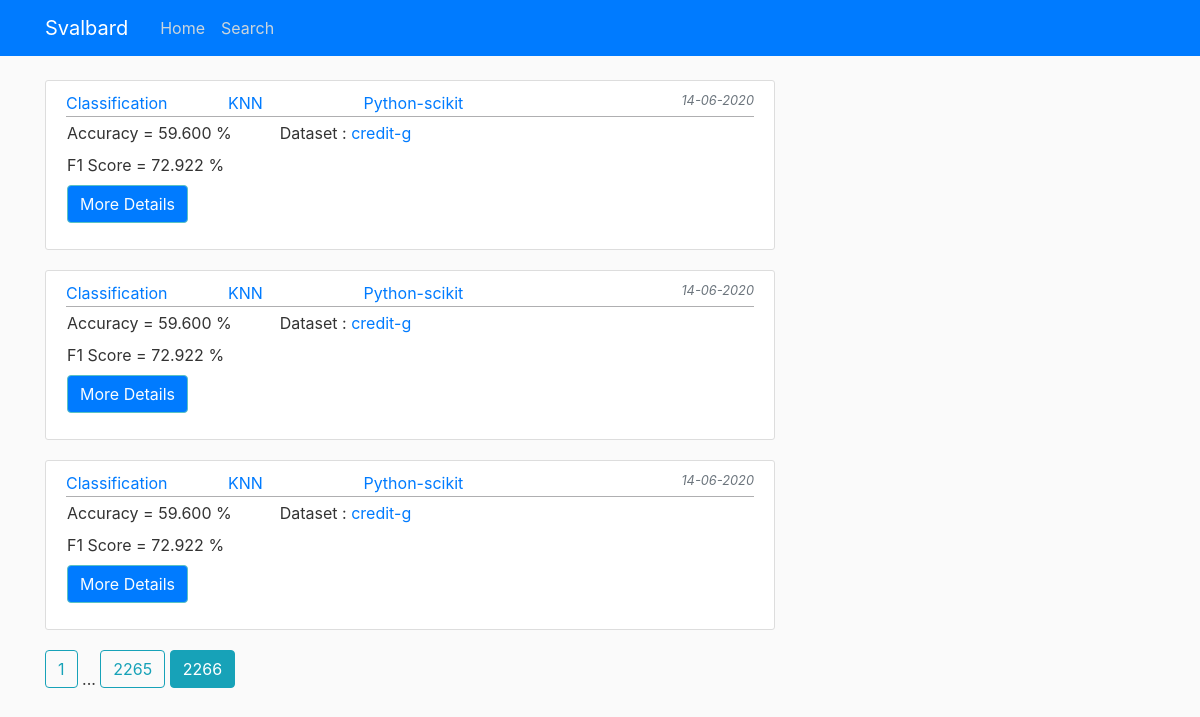
Page /home?page=2266 on the committed database.
### Svalbard/models.py (models this page shows, shortened)
class Result(db.Model):
    id = db.Column(db.Integer, primary_key=True)
    eID = db.Column(db.String(100), nullable=False, unique=True)
    fID = db.Column(db.String(100), nullable=False)
    dataset_id = db.Column(db.Integer, db.ForeignKey(
        'dataset.id'), nullable=False)
    task = db.Column(db.String(15), nullable=False)
    process = db.Column(db.String(20), nullable=False)
    platform = db.Column(db.String(15), nullable=False)
    metricsid = db.Column(db.Integer, db.ForeignKey(
        Metrics.id), nullable=False)
    date_posted = db.Column(db.DateTime, nullable=False,
                            default=datetime.utcnow)

class Metrics(db.Model):
    id = db.Column(db.Integer, primary_key=True)
    Accuracy = db.Column(db.Float, nullable=False)
    Precision = db.Column(db.Float, nullable=False)
    F1_Score = db.Column(db.Float, nullable=False)
    Recall = db.Column(db.Float, nullable=False)
    Time = db.Column(db.Float, nullable=False)
    Model = db.Column(db.String(100), nullable=False, default='Not Available')
    details = db.relationship('Result', backref='details', lazy=True)

class Dataset(db.Model):
    id = db.Column(db.Integer, primary_key=True)
    fID = db.Column(db.String(100), unique=True, nullable=False)
    dataset_name = db.Column(db.String(50), unique=True, nullable=False)
    csv_link = db.Column(db.String(150), unique=True,
                         nullable=False, default='Web')
    size = db.Column(db.Integer, default=0)
    Meta = db.relationship('Metadata', backref='details', lazy=True)
    data = db.relationship('Result', backref='dataset', lazy=True)

### Svalbard/routes.py (the view)
@app.route("/home")
def home():
    page = request.args.get('page', 1, type=int)
    results = Result.query.order_by(
        Result.date_posted.desc()).paginate(page=page, per_page=4)
    return render_template('home.html', results=results)

### Svalbard/templates/home.html (shortened to what this page needs)
{% extends "layout.html" %}
{% block content %}
    {% for result in results.items %}
        <article class="media content-section">
          <div class="media-body">
            <div class="article-metadata">
              <a class="mr-2" href="{{ url_for('process', process=result.process) }}">{{ result.process }}</a>
              <a class="mx-5" href="{{ url_for('ML_task', task=result.task) }}">{{ result.task }}</a>
              <a class="mx-5" href="{{ url_for('ML_platform', platform=result.platform) }}">{{ result.platform}}</a>
              <small  class="text-muted font-italic float-right">{{ result.date_posted.strftime('%d-%m-%Y') }}</small>
            </div>
            <div class='row mr-2'>
              <div class='column ml-3'>
                <div>Accuracy = {{'%0.3f' | format(result.details.Accuracy *100)}} %</div>
                <div class='mt-2'>F1 Score = {{'%0.3f' | format(result.details.F1_Score *100)}} %</div>
                <p class='mt-2'>
                  <button class="btn newRule btn-primary collapsed" type="button" data-toggle="collapse" data-target="#collapseExample - {{result.id}}" aria-expanded="false" aria-controls="collapseExample - {{result.id}}">
                  </button>
                </p>
              </div>
              <div class='column mx-5'>
                <div>Dataset : <a href="{{ url_for('ML_dataset', dataset=result.dataset.id) }}">{{ result.dataset.dataset_name}}</a></div>
              </div>
            </div>
          </div>
        </article>
        {% endfor %}
        {% for page_num in results.iter_pages(left_edge=1, right_edge=1, left_current=1, right_current=2) %}
      {% if page_num %}
        {% if results.page == page_num %}
          <a class="btn btn-info mb-4" href="{{ url_for('home', page=page_num) }}">{{ page_num }}</a>
        {% else %}
          <a class="btn btn-outline-info mb-4" href="{{ url_for('home', page=page_num) }}">{{ page_num }}</a>
        {% endif %}
      {% else %}
        ...
      {% endif %}
    {% endfor %}
{% endblock content %}

### Svalbard/static/main.css (style rules this page uses)
body { background: #fafafa; color: #333333; margin-top: 5rem; }
.content-section { background: #ffffff; padding: 10px 20px; border: 1px solid #dddddd; border-radius: 3px; margin-bottom: 20px; }
.article-metadata { padding-bottom: 1px; margin-bottom: 4px; border-bottom: 1px solid #e3e3e3 }
.article-metadata { padding-bottom: 1px; margin-bottom: 4px; border-bottom: 1px solid #afafb1 }
button.btn.collapsed.newRule:before { content:'More Details' ; }
button.btn.newRule:before { content:'Less Details' ; }
.btn-primary { color: #fafdff; background-color: bg-primary; border-color: #5bc2c2 }

### rows in the picture
Result: process "Classification", task "KNN", platform "Python-scikit", date_posted "14-06-2020", dataset.dataset_name "credit-g"
Metrics: result.details.Accuracy*100 "59.600", result.details.F1_Score*100 "72.922"
Result: process "Classification", task "KNN", platform "Python-scikit", date_posted "14-06-2020", dataset.dataset_name "credit-g"
Metrics: result.details.Accuracy*100 "59.600", result.details.F1_Score*100 "72.922"
Result: process "Classification", task "KNN", platform "Python-scikit", date_posted "14-06-2020", dataset.dataset_name "credit-g"
Metrics: result.details.Accuracy*100 "59.600", result.details.F1_Score*100 "72.922"

### other values in the picture
{{ page_num }} "1" "2265"
{{ page_num }} "2266"
